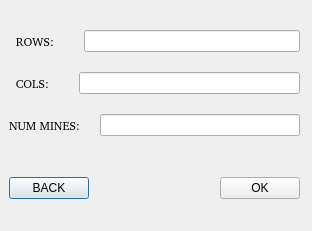
<?xml version="1.0" encoding="UTF-8"?>
<ui version="4.0">
 <class>Subdialog</class>
 <widget class="QDialog" name="Subdialog">
  <property name="geometry">
   <rect>
    <x>0</x>
    <y>0</y>
    <width>312</width>
    <height>231</height>
   </rect>
  </property>
  <property name="windowTitle">
   <string>Dialog</string>
  </property>
  <widget class="QWidget" name="">
   <property name="geometry">
    <rect>
     <x>9</x>
     <y>9</y>
     <width>291</width>
     <height>211</height>
    </rect>
   </property>
   <layout class="QVBoxLayout" name="verticalLayout_2">
    <property name="spacing">
     <number>20</number>
    </property>
    <item>
     <layout class="QVBoxLayout" name="verticalLayout">
      <property name="spacing">
       <number>20</number>
      </property>
      <item>
       <layout class="QHBoxLayout" name="horizontalLayout">
        <item>
         <widget class="QLabel" name="label">
          <property name="font">
           <font>
            <family>Nimbus Mono PS [urw]</family>
           </font>
          </property>
          <property name="text">
           <string>  ROWS:   </string>
          </property>
          <property name="textFormat">
           <enum>Qt::AutoText</enum>
          </property>
          <property name="alignment">
           <set>Qt::AlignCenter</set>
          </property>
         </widget>
        </item>
        <item>
         <widget class="QLineEdit" name="RowsLine"/>
        </item>
       </layout>
      </item>
      <item>
       <layout class="QHBoxLayout" name="horizontalLayout_2">
        <item>
         <widget class="QLabel" name="label_2">
          <property name="font">
           <font>
            <family>Nimbus Mono PS [urw]</family>
           </font>
          </property>
          <property name="text">
           <string>  COLS:   </string>
          </property>
          <property name="textFormat">
           <enum>Qt::AutoText</enum>
          </property>
          <property name="alignment">
           <set>Qt::AlignCenter</set>
          </property>
         </widget>
        </item>
        <item>
         <widget class="QLineEdit" name="ColsLine"/>
        </item>
       </layout>
      </item>
      <item>
       <layout class="QHBoxLayout" name="horizontalLayout_3">
        <item>
         <widget class="QLabel" name="label_3">
          <property name="font">
           <font>
            <family>Nimbus Mono PS [urw]</family>
           </font>
          </property>
          <property name="text">
           <string>NUM MINES:</string>
          </property>
          <property name="textFormat">
           <enum>Qt::AutoText</enum>
          </property>
          <property name="alignment">
           <set>Qt::AlignCenter</set>
          </property>
         </widget>
        </item>
        <item>
         <widget class="QLineEdit" name="MinesLine"/>
        </item>
       </layout>
      </item>
     </layout>
    </item>
    <item>
     <layout class="QHBoxLayout" name="horizontalLayout_4" stretch="1,10,1">
      <item>
       <widget class="QPushButton" name="pushButton_2">
        <property name="text">
         <string>BACK</string>
        </property>
       </widget>
      </item>
      <item>
       <spacer name="horizontalSpacer">
        <property name="orientation">
         <enum>Qt::Horizontal</enum>
        </property>
        <property name="sizeHint" stdset="0">
         <size>
          <width>40</width>
          <height>20</height>
         </size>
        </property>
       </spacer>
      </item>
      <item>
       <widget class="QPushButton" name="pushButton">
        <property name="text">
         <string>OK</string>
        </property>
       </widget>
      </item>
     </layout>
    </item>
   </layout>
  </widget>
 </widget>
 <resources/>
 <connections/>
</ui>
